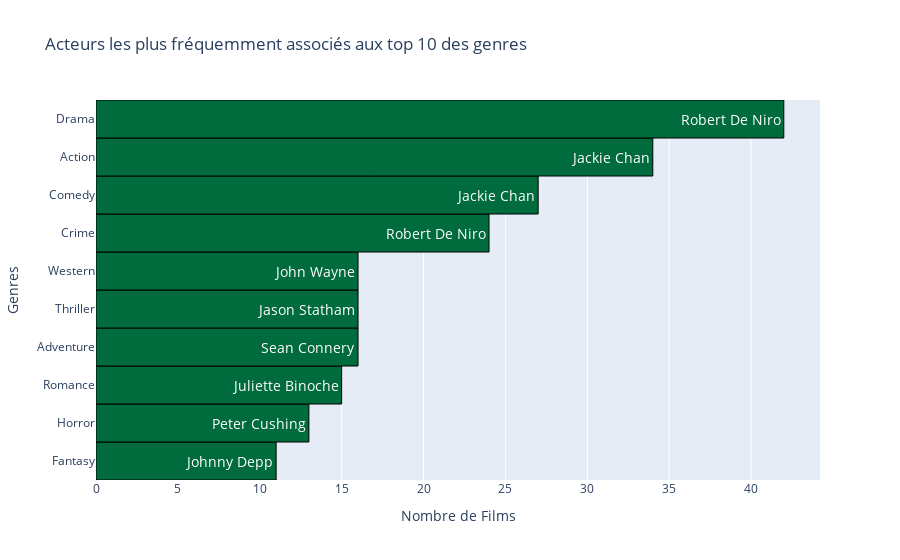

This figure's notebook cell:
### Markdown cell above
- On veut afficher quels acteurs ont joué dans le plus de films pour chaque genre.

### Code cell
actors_top_10_by_genres(df, top=10)

### Figure 1 — Plotly figure (JSON) as saved in the notebook; plotly's stock layout.template omitted (floating-point values rounded to 4 significant figures)
{"data": [{"marker": {"color": "#006b3c", "line": {"color": "black", "width": 1}}, "orientation": "h", "text": ["Johnny Depp", "Peter Cushing", "Juliette Binoche", "Sean Connery", "Jason Statham", "John Wayne", "Robert De Niro", "Jackie Chan", "Jackie Chan", "Robert De Niro"], "textfont": {"color": "white", "size": 14}, "textposition": "auto", "type": "bar", "width": 1, "x": [11, 13, 15, 16, 16, 16, 24, 27, 34, 42], "y": ["Fantasy", "Horror", "Romance", "Adventure", "Thriller", "Western", "Crime", "Comedy", "Action", "Drama"]}], "layout": {"title": {"text": "Acteurs les plus fréquemment associés aux top 10 des genres"}, "xaxis": {"title": {"text": "Nombre de Films"}}, "yaxis": {"title": {"text": "Genres"}}}}
